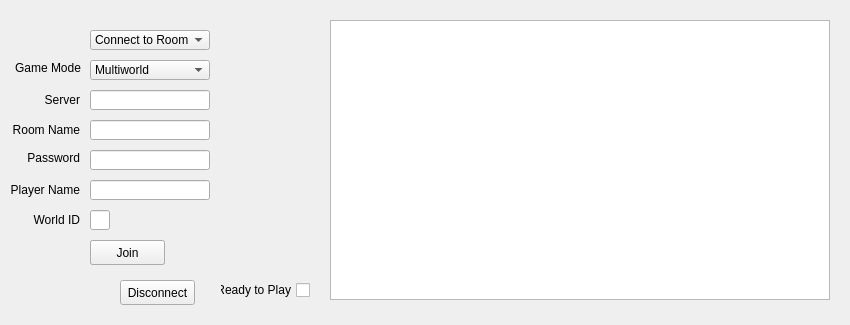
<?xml version="1.0" encoding="UTF-8"?>
<ui version="4.0">
 <class>MainWindow</class>
 <widget class="QMainWindow" name="MainWindow">
  <property name="geometry">
   <rect>
    <x>0</x>
    <y>0</y>
    <width>850</width>
    <height>325</height>
   </rect>
  </property>
  <property name="sizePolicy">
   <sizepolicy hsizetype="Fixed" vsizetype="Fixed">
    <horstretch>0</horstretch>
    <verstretch>0</verstretch>
   </sizepolicy>
  </property>
  <property name="minimumSize">
   <size>
    <width>850</width>
    <height>325</height>
   </size>
  </property>
  <property name="maximumSize">
   <size>
    <width>850</width>
    <height>325</height>
   </size>
  </property>
  <property name="windowTitle">
   <string>Wind Waker Multiworld</string>
  </property>
  <widget class="QWidget" name="centralwidget">
   <widget class="QListWidget" name="dialogLog">
    <property name="geometry">
     <rect>
      <x>330</x>
      <y>20</y>
      <width>500</width>
      <height>280</height>
     </rect>
    </property>
    <property name="focusPolicy">
     <enum>Qt::NoFocus</enum>
    </property>
   </widget>
   <widget class="QPushButton" name="serverButton">
    <property name="geometry">
     <rect>
      <x>90</x>
      <y>240</y>
      <width>75</width>
      <height>25</height>
     </rect>
    </property>
    <property name="text">
     <string>Create</string>
    </property>
   </widget>
   <widget class="QLineEdit" name="serverIpInput">
    <property name="geometry">
     <rect>
      <x>90</x>
      <y>90</y>
      <width>120</width>
      <height>20</height>
     </rect>
    </property>
    <property name="text">
     <string/>
    </property>
   </widget>
   <widget class="QLineEdit" name="gameRoomPasswordInput">
    <property name="geometry">
     <rect>
      <x>90</x>
      <y>150</y>
      <width>120</width>
      <height>20</height>
     </rect>
    </property>
    <property name="inputMethodHints">
     <set>Qt::ImhDigitsOnly</set>
    </property>
    <property name="text">
     <string/>
    </property>
   </widget>
   <widget class="QLineEdit" name="gameRoomNameInput">
    <property name="geometry">
     <rect>
      <x>90</x>
      <y>120</y>
      <width>120</width>
      <height>20</height>
     </rect>
    </property>
   </widget>
   <widget class="QLineEdit" name="playerName">
    <property name="geometry">
     <rect>
      <x>90</x>
      <y>180</y>
      <width>120</width>
      <height>20</height>
     </rect>
    </property>
   </widget>
   <widget class="QLineEdit" name="worldInfoInput">
    <property name="geometry">
     <rect>
      <x>90</x>
      <y>210</y>
      <width>20</width>
      <height>20</height>
     </rect>
    </property>
    <property name="inputMethodHints">
     <set>Qt::ImhDigitsOnly</set>
    </property>
   </widget>
   <widget class="QComboBox" name="connectionSelection">
    <property name="geometry">
     <rect>
      <x>90</x>
      <y>30</y>
      <width>120</width>
      <height>20</height>
     </rect>
    </property>
    <item>
     <property name="text">
      <string>Connect to Room</string>
     </property>
    </item>
    <item>
     <property name="text">
      <string>Create Room</string>
     </property>
    </item>
   </widget>
   <widget class="QLabel" name="worldInfoLabel">
    <property name="geometry">
     <rect>
      <x>9</x>
      <y>210</y>
      <width>71</width>
      <height>20</height>
     </rect>
    </property>
    <property name="text">
     <string>World ID</string>
    </property>
    <property name="alignment">
     <set>Qt::AlignRight|Qt::AlignTrailing|Qt::AlignVCenter</set>
    </property>
   </widget>
   <widget class="QLabel" name="gameRoomPasswordLabel">
    <property name="geometry">
     <rect>
      <x>25</x>
      <y>150</y>
      <width>55</width>
      <height>16</height>
     </rect>
    </property>
    <property name="text">
     <string>Password</string>
    </property>
    <property name="alignment">
     <set>Qt::AlignRight|Qt::AlignTrailing|Qt::AlignVCenter</set>
    </property>
   </widget>
   <widget class="QLabel" name="playerNameLabel">
    <property name="geometry">
     <rect>
      <x>10</x>
      <y>180</y>
      <width>70</width>
      <height>20</height>
     </rect>
    </property>
    <property name="text">
     <string>Player Name</string>
    </property>
    <property name="alignment">
     <set>Qt::AlignRight|Qt::AlignTrailing|Qt::AlignVCenter</set>
    </property>
   </widget>
   <widget class="QLabel" name="serverIPLabel">
    <property name="geometry">
     <rect>
      <x>40</x>
      <y>90</y>
      <width>40</width>
      <height>20</height>
     </rect>
    </property>
    <property name="text">
     <string>Server</string>
    </property>
    <property name="alignment">
     <set>Qt::AlignRight|Qt::AlignTrailing|Qt::AlignVCenter</set>
    </property>
   </widget>
   <widget class="QLabel" name="gameRoomNameLabel">
    <property name="geometry">
     <rect>
      <x>10</x>
      <y>120</y>
      <width>70</width>
      <height>20</height>
     </rect>
    </property>
    <property name="text">
     <string>Room Name</string>
    </property>
    <property name="alignment">
     <set>Qt::AlignRight|Qt::AlignTrailing|Qt::AlignVCenter</set>
    </property>
   </widget>
   <widget class="QCheckBox" name="readyBox">
    <property name="geometry">
     <rect>
      <x>220</x>
      <y>280</y>
      <width>90</width>
      <height>20</height>
     </rect>
    </property>
    <property name="layoutDirection">
     <enum>Qt::RightToLeft</enum>
    </property>
    <property name="text">
     <string> Ready to Play</string>
    </property>
   </widget>
   <widget class="QPushButton" name="joinButton">
    <property name="geometry">
     <rect>
      <x>90</x>
      <y>240</y>
      <width>75</width>
      <height>25</height>
     </rect>
    </property>
    <property name="text">
     <string>Join</string>
    </property>
   </widget>
   <widget class="QPushButton" name="disconnectButton">
    <property name="geometry">
     <rect>
      <x>120</x>
      <y>280</y>
      <width>75</width>
      <height>25</height>
     </rect>
    </property>
    <property name="text">
     <string>Disconnect</string>
    </property>
   </widget>
   <widget class="QComboBox" name="modeSelector">
    <property name="geometry">
     <rect>
      <x>90</x>
      <y>60</y>
      <width>120</width>
      <height>20</height>
     </rect>
    </property>
    <item>
     <property name="text">
      <string>Multiworld</string>
     </property>
    </item>
    <item>
     <property name="text">
      <string>Coop</string>
     </property>
    </item>
   </widget>
   <widget class="QLabel" name="gameModeSelectorLabel">
    <property name="geometry">
     <rect>
      <x>10</x>
      <y>60</y>
      <width>71</width>
      <height>16</height>
     </rect>
    </property>
    <property name="text">
     <string>Game Mode</string>
    </property>
    <property name="alignment">
     <set>Qt::AlignRight|Qt::AlignTrailing|Qt::AlignVCenter</set>
    </property>
   </widget>
  </widget>
 </widget>
 <resources/>
 <connections/>
</ui>
